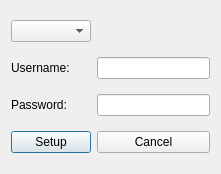
<?xml version="1.0" encoding="UTF-8"?>
<ui version="4.0">
 <class>sshconfig</class>
 <widget class="QDialog" name="sshconfig">
  <property name="geometry">
   <rect>
    <x>0</x>
    <y>0</y>
    <width>221</width>
    <height>174</height>
   </rect>
  </property>
  <property name="windowTitle">
   <string>Dialog</string>
  </property>
  <layout class="QGridLayout" name="gridLayout">
   <item row="3" column="1">
    <widget class="QLineEdit" name="lineEdit_2"/>
   </item>
   <item row="3" column="0">
    <widget class="QLabel" name="label_2">
     <property name="text">
      <string>Password:</string>
     </property>
    </widget>
   </item>
   <item row="2" column="0">
    <widget class="QLabel" name="label">
     <property name="text">
      <string>Username:</string>
     </property>
    </widget>
   </item>
   <item row="2" column="1">
    <widget class="QLineEdit" name="lineEdit"/>
   </item>
   <item row="4" column="0">
    <widget class="QPushButton" name="pushButton">
     <property name="text">
      <string>Setup</string>
     </property>
    </widget>
   </item>
   <item row="4" column="1">
    <widget class="QPushButton" name="pushButton_2">
     <property name="text">
      <string>Cancel</string>
     </property>
    </widget>
   </item>
   <item row="0" column="0">
    <widget class="QComboBox" name="comboBox"/>
   </item>
  </layout>
 </widget>
 <resources/>
 <connections/>
</ui>
